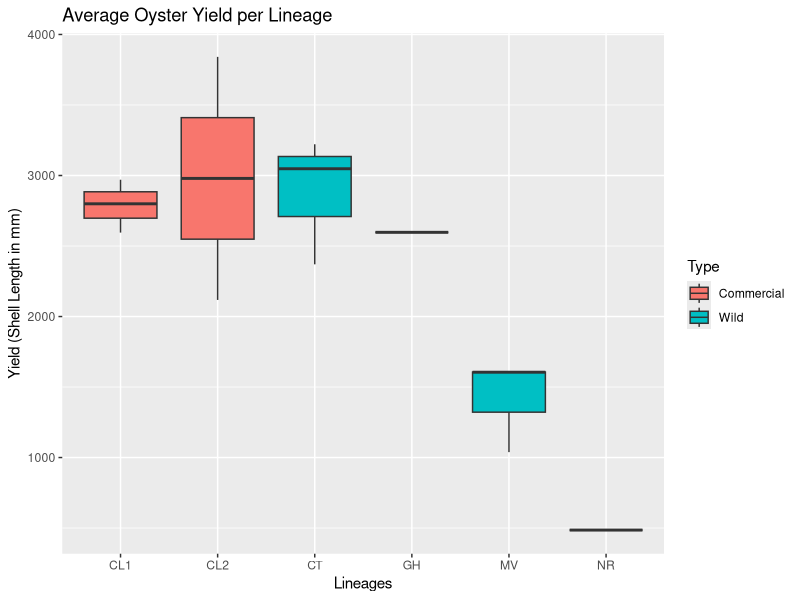
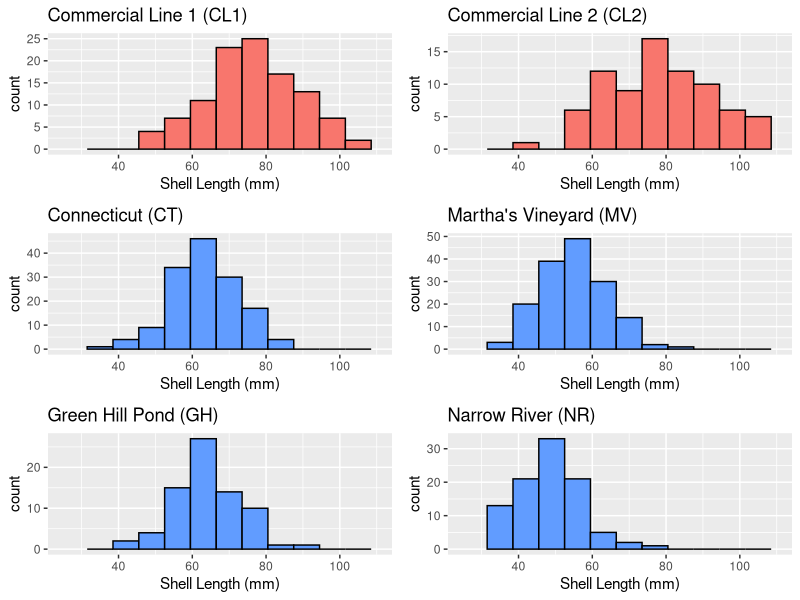

Generate these figures, in order, with R:
## ---- chunk 1
library(tidyverse)
library(cowplot)
## ---- chunk 2
master_raw <- read.csv(file = 'Master_Spreadsheet_2023.csv', header = TRUE)
## ---- chunk 3
#Creating a list of lineages to be used later when plotting
Lineages <- c("CL1", "CL2", "CT", "GH", "MV", "NR")
yield <- master_raw %>% 
#Renaming commercial lines to keep them anonymous
  mutate(Lineage = recode(Lineage, FI="CL1", NEH="CL2")) %>%
#Fixing a mistake in the sheet where lineage was accidentally entered as "Mv" instead of "MV"
  mutate(Lineage = recode(Lineage, Mv="MV")) %>%
#Keeping only oysters recored at the end of the study that survived.
  filter(Date == "19-Oct-22", Status == "alive") %>%
#Removing oysters with missing tags
  filter(Pit.Tag.End.Num != "no tag") %>%
  filter(!is.na(Length)) %>%
#Keeping only relevant information
  select(Date, Lineage, Oyster.Number, Length, Bag.Number) %>%
  group_by(Lineage, Bag.Number) %>%
#Getting the sum of each bag
  summarize(Total_yield = sum(as.numeric(Length))) %>%
#Defining oysters as either wild or commercial
  mutate(Type = ifelse(Lineage == "CL1" | Lineage == "CL2", "Commercial", "Wild")) %>%
#Removing Bag 1 from GH, because many oysters had spilled out of it
  mutate(Rm = ifelse(Lineage == "GH" & Bag.Number == "1", 1, 0)) %>%
  filter(Rm != 1) %>%
  select(Lineage, Total_yield, Bag.Number, Type)
## ---- chunk 4
ggplot(yield, aes(x=factor(Lineage, Lineages), y=Total_yield, fill = Type))+
  geom_boxplot()+
  labs(x = "Lineages", y="Yield (Shell Length in mm)")+
  stat_summary(geom="errorbar", fun = mean)+
  ggtitle("Average Oyster Yield per Lineage")
## ---- chunk 5
#Removing any oysters without tags
survival <- master_raw %>%
  filter(Pit.Tag.End.Num != "no tag",
         Pit.Tag.End.Num != "NA", 
         !is.na(Pit.Tag.End.Num), 
         !is.na(Lineage)) %>%
#Renaming lineages
  mutate(Lineage = recode(Lineage, 
                          "Mv"="MV",
                          "FI" = "CL1",
                          "NEH" = "CL2")) %>%
#Assigning ages to oysters at collection time
  mutate(Months = recode(Date, 
         "19-Jul-21"=4,
         "28-Jul-21"=4,
         "26-Aug-21"=5,
         "25-Oct-21"=7,
         "24-May-22"=14,
         "19-Oct-22"=19
         )) %>% 
#Updating status for oysters
  mutate(Status = recode(Status,
                         "Alive"=1,
                         "alive"=1,
                         "alive, no pic"=1,
                         "dead"=10,
                         "missing"=1,
                         "Dead"=10,
                         "Missing"=1,
                         "Missing " = 1)) %>%
#Keeping only relevant columns
  select(Lineage, Pit.Tag.End.Num, Status, Months) %>%
  group_by(Lineage, Pit.Tag.End.Num) %>%
#Keeping maximum age of oysters and status
  summarize(Age = max(Months), Survived = sum(Status)) %>%
#Changing status of of oysters to either 0 or 1 based on if it survived
  mutate(Survived = ifelse(Survived >= 10, 0, 1)) %>%
#Keeping relevant columns
  select(Lineage, Pit.Tag.End.Num, Survived, Age) %>%
#Removing NR
  filter(Lineage != "NR")
#Saving data to csv file
#write.csv(survival, "survival.csv")
## ---- chunk 6
size <- master_raw %>%
  #Changing date to character
  mutate(Date = as.character(Date)) %>%
  #Renaming lineages
  mutate(Lineage = recode(Lineage, Mv = "MV", FI="CL1", NEH="CL2")) %>%
  #Keeping only oysters that survived to the end of the experiment and were measured
  filter(Date == "19-Oct-22") %>%
  filter(!is.na(Length)) %>%
  filter(Length != "missing") %>%
  filter(Length != "dead") %>%
  filter(Length != "alive, no pic") %>%
  mutate(Length = as.numeric(as.character(Length))) %>%
  select(Lineage, Pit.Tag.End.Num, Length)
#Creating a histogram for all 6 lineages
CL1 <- ggplot(subset(size, Lineage == "CL1"), aes(x=Length)) + 
  geom_histogram(binwidth = 7, color = "black", fill = "#F8766D") +
  ggtitle("Commercial Line 1 (CL1)") +
  xlim(c(25, 110)) +
  labs(x="Shell Length (mm)")
CL2 <- ggplot(subset(size, Lineage == "CL2"), aes(x=Length)) + 
  geom_histogram(binwidth = 7, color = "black", fill = "#F8766D") +
  ggtitle("Commercial Line 2 (CL2)") +
  xlim(c(25, 110)) +
  labs(x="Shell Length (mm)")
CT <- ggplot(subset(size, Lineage == "CT"), aes(x=Length)) + 
  geom_histogram(binwidth = 7, color = "black", fill = "#619CFF") +
  ggtitle("Connecticut (CT)") +
  xlim(c(25, 110)) +
  labs(x="Shell Length (mm)")
MV <- ggplot(subset(size, Lineage == "MV"), aes(x=Length)) + 
  geom_histogram(binwidth = 7, color = "black", fill = "#619CFF") +
  ggtitle("Martha's Vineyard (MV)") +
  xlim(c(25, 110)) +
  labs(x="Shell Length (mm)")
GH <- ggplot(subset(size, Lineage == "GH"), aes(x=Length)) + 
  geom_histogram(binwidth = 7, color = "black", fill = "#619CFF") +
  ggtitle("Green Hill Pond (GH)") +
  xlim(c(25, 110)) +
  labs(x="Shell Length (mm)")
NR <- ggplot(subset(size, Lineage == "NR"), aes(x=Length)) + 
  geom_histogram(binwidth = 7, color = "black", fill = "#619CFF") +
  ggtitle("Narrow River (NR)") +
  xlim(c(25, 110)) +
  labs(x="Shell Length (mm)")
#Plotting all histograms on a single plot
plot_grid(CL1, CL2, CT, MV, GH, NR, nrow = 3, ncol = 2)
